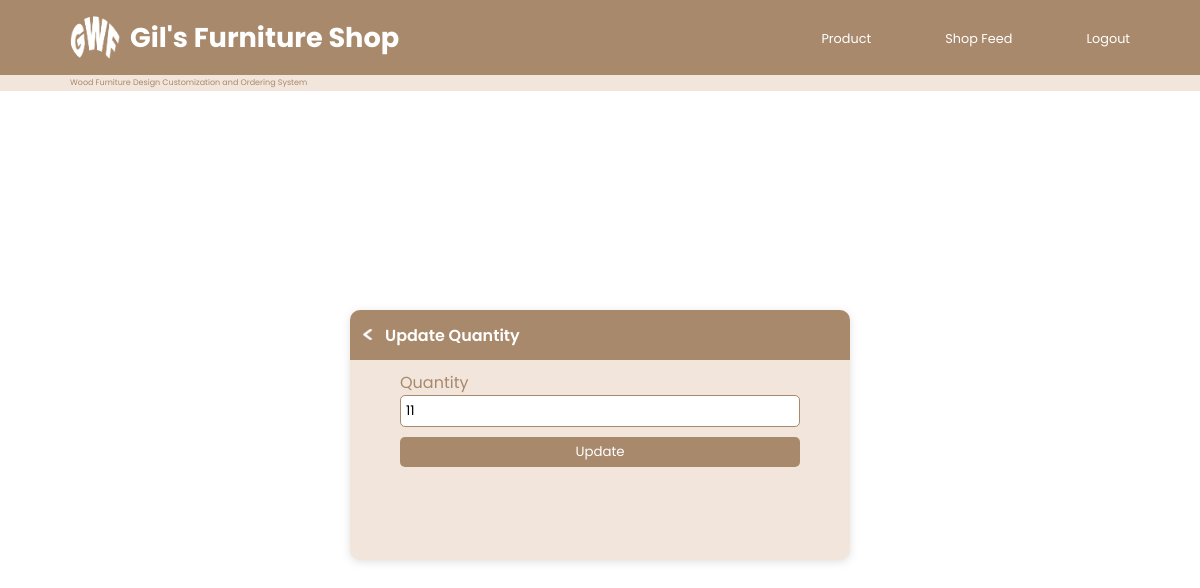
The app's page /src/sys-admin/product-page/product-edit/quantity.php?id=24 (signed in), older data.
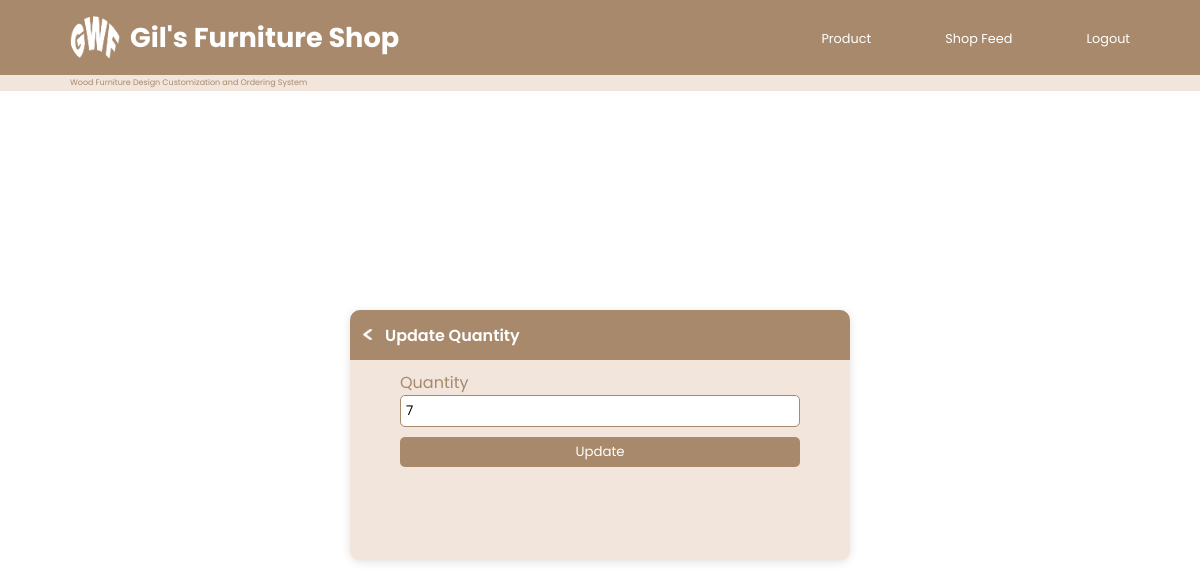
The same page, newer data.
### tables this page shows
CREATE TABLE `tb_product` (
  `id` int(11) NOT NULL,
  `product_name` varchar(50) NOT NULL,
  `price` int(20) NOT NULL,
  `size` varchar(15) NOT NULL,
  `p_description` text NOT NULL,
  `category` varchar(20) NOT NULL,
  `quantity` int(255) NOT NULL,
  `product_img` varchar(255) NOT NULL
);

### src/sys-admin/product-page/product-edit/quantity.php (the view, shortened to what this page needs)
<!DOCTYPE html>
<html lang="en">
<head>
    <link rel="stylesheet" href="../adminProduct.css?v=<?php echo time(); ?>">
</head>
<body>
    <header>
        <div class="app-name">
            <a href="">
                <img src="../../../../image/logo.png" alt="">
                <h1>Gil's Furniture Shop</h1>
            </a>
        </div>
        <nav>
            <a class="a" href="../../product-page/adminProduct.php">Product</a>
            <a class="a" href="../../feed-profile-page/adminProfile.php">Shop Feed</a>
            <a class="a" href="../../../php-database/admin-logout.php">Logout</a>
        </nav>
    </header>
    <div class="divider">
        <p>Wood Furniture Design Customization and Ordering System</p>
    </div>
    <?php
        include '../../../php-database/dbconnect.php';
        $id=$_GET['id'];
        $query = "SELECT * FROM tb_product WHERE id = '$id'";
        $result = mysqli_query($conn, $query);
        while ($row = mysqli_fetch_assoc($result))
            {
                $qty=$row['quantity'];
    ?>
    <main>
        <div class="container">
            <div class="update-cont">
                <div class="back-btn">
                    <button class="bck" onclick="window.location.href='../edit.php?id=<?php echo $id ?>'"><img src="../../../../image/icon/arrow.png" alt="" width="15px" height="11px"></button>
                    <h4>Update Quantity</h4>
                </div>
                <div class="content-cont">
                    <form action="../../../php-database/update-product.php" method="post">
                        <div class="input">
                            <label for="qty">Quantity</label>
                            <input type="text" name="quantity" id="qty" value="<?php echo $qty; ?>">
                            <input type="submit" name="qty-btn" value="Update">
                        </div>
                    </form>
                </div>
            </div>
        </div>
    </main>
    <?php } ?>
</body>
</html>

Row changes from the older to the newer data that the page shows:
changed tb_product: quantity "11" → "7"
